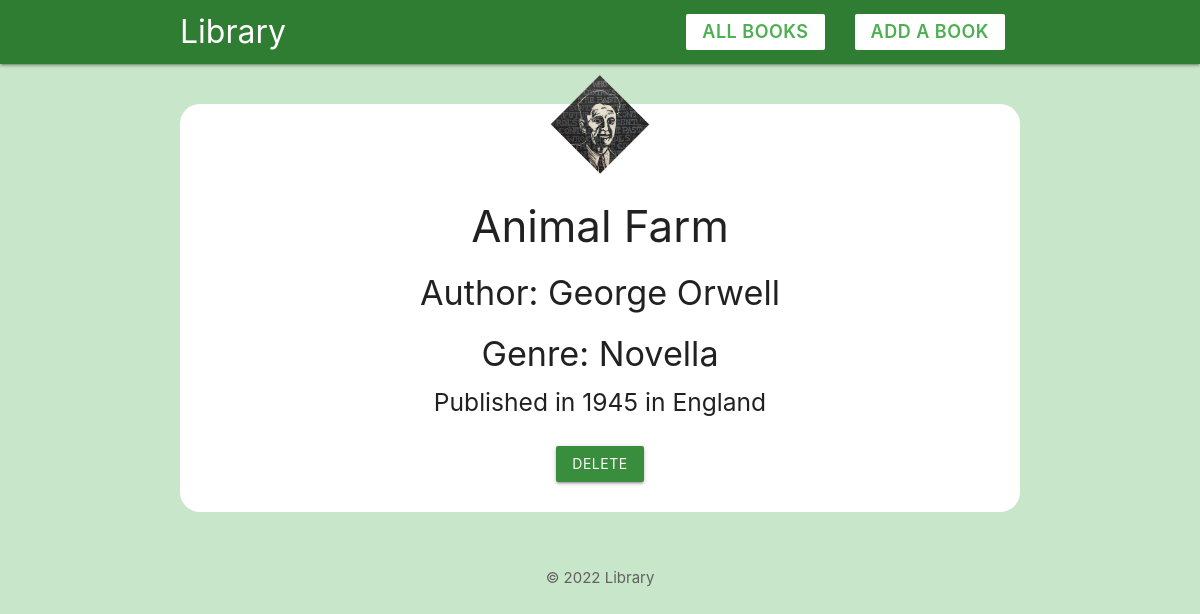
The page /book.php?id=2 on the database its author committed.
### tables this page shows
CREATE TABLE `writer` (
  `id` int(11) NOT NULL,
  `name` varchar(255) NOT NULL,
  `birth` int(4) NOT NULL,
  `death` int(4) NOT NULL,
  `nationality` varchar(255) NOT NULL,
  `img` varchar(255) NOT NULL
);

CREATE TABLE `book` (
  `id` int(11) NOT NULL,
  `writerid` int(11) NOT NULL,
  `title` varchar(255) NOT NULL,
  `year` int(4) NOT NULL,
  `genre` varchar(255) NOT NULL,
  `published_in` varchar(255) NOT NULL
);

### book.php (the view, shortened to what this page needs)
<?php
include('config/db_connect.php');
if (isset($_GET['id'])) {
    $bookid = mysqli_real_escape_string($conn, $_GET['id']);
    $query = "SELECT * FROM book WHERE id='$bookid'";
    $result = mysqli_query($conn, $query);
    $book = mysqli_fetch_assoc($result);
    $query = "SELECT * FROM writer WHERE id={$book['writerid']}";
    $result = mysqli_query($conn, $query);
    $writer = mysqli_fetch_assoc($result);
}
?>
<!DOCTYPE html>
<html lang="en">
<?php include('templates/header.php'); ?>
<?php if ($book == null) : ?>
    <h1 class="center">There is no such book in database!</h1>
    <div class="center">
        <a href="index.php" class="btn center green darken-2">Return</a>
    </div>
<?php else : ?>
    <div class="container center">
        <div class="card z-depth-0 radius-card" style="padding-bottom: 30px;">
            <img src="<?php echo $writer['img']; ?>" alt="icon" class="icon-card">
            <h3><?php echo $book['title']; ?></h3>
            <h4>Author: <?php echo $writer['name']; ?></h4>
            <h4>Genre: <?php echo $book['genre']; ?></h4>
            <h5>Published in <?php echo $book['year']; ?> in <?php echo $book['published_in']; ?></h5>
            <form action="<?php echo $_SERVER['PHP_SELF'] ?>" method="POST" style="padding-top:20px">
                <input type="submit" name="delete" value="delete" class="btn center green darken-2">
            </form>
        </div>
    </div>
<?php endif; ?>
<?php include('templates/footer.php'); ?>
</html>

### templates/header.php (style rules this page uses)
.icon-card { max-height: 100px; margin: 40px auto -30px; display: block; position: relative; top: -30px; }
.radius-card { border-radius: 20px; }

### rows shown on the page
writer: img (picture), name "George Orwell"
book: title "Animal Farm", genre "Novella", year "1945", published_in "England"
